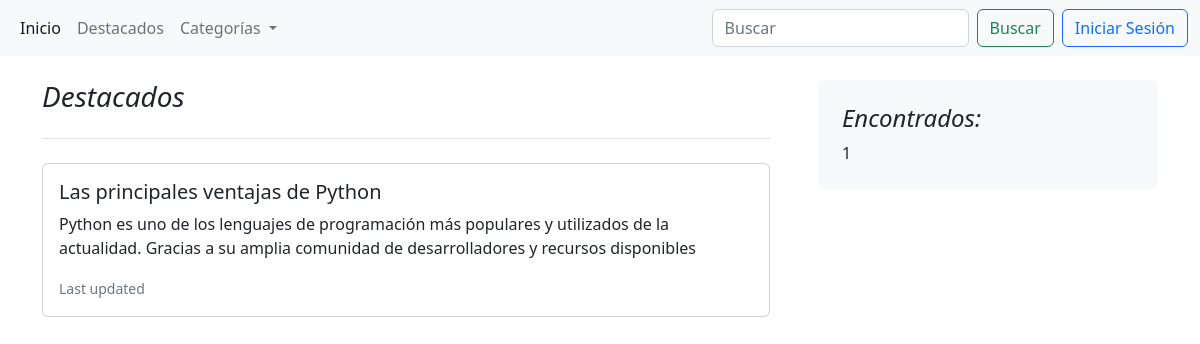
The app's page /category/python with its own data.
### blogs/models.py (models this page shows, shortened)
class Post(models.Model):
    title = models.CharField(max_length=255)
    slug = models.SlugField(unique=True)
    overview = models.TextField()
    date_created = models.DateTimeField(auto_now_add=True)
    content = models.TextField()
    author = models.ForeignKey(settings.AUTH_USER_MODEL, on_delete=models.PROTECT)
    categories = models.ManyToManyField('Category')
    featured = models.BooleanField(default=False)
    image = models.ImageField(upload_to='post_images/', blank=True, null=True)
    class Meta:
        ordering = ["-date_created"]

### blogs/views.py (the view)
# urls.py: path('category/<slug:slug>', views.CategoryListView.as_view(), name='category'),
class CategoryListView(generic.ListView):
    model = Post
    template_name = 'blogs/results.html'
    def get_queryset(self):
        query = self.request.path.replace('/category/', '')
        print(query)
        post_list = Post.objects.filter(categories__slug=query)
        return post_list
    def get_context_data(self, **kwargs):
        context = super().get_context_data(**kwargs)
        context['categories'] = Category.objects.all()
        return context

### blogs/templates/blogs/results.html (shortened to what this page needs)
{% extends 'base.html' %}
{% block content %}
<div class="container-xxl bd-gutter mt-3 my-md-4 bd-layout">
    <main class="container">
        <div class="row g-5">
            <div class="col-md-8">
                <h3 class="pb-4 mb-4 fst-italic border-bottom">
                    Destacados
                </h3>
                {% for post in post_list %}
                    <div class="card mb-3">
                        <div class="card-body">
                            <h5 class="card-title">{{ post.title }}</h5>
                            <p class="card-text">{{ post.overview }}</p>
                            <p class="card-text"><small class="text-muted">Last updated {{ post.pub_date.date }}</small></p>
                        </div>
                    </div>
                {% endfor %}
            </div>
            <div class="col-md-4">
                <div class="position-sticky" style="top: 2rem;">
                    <div class="p-4 mb-3 bg-light rounded">
                        <h4 class="fst-italic">Encontrados:</h4>
                        <p class="mb-0">{{ post_list|length }}</p>
                    </div>
                </div>
            </div>
        </div>
    </main>
</div>
{% endblock %}

### records on screen
Post: title "Las principales ventajas de Python", overview "Python es uno de los lenguajes de programación más populares y utilizados de la actualidad. Gracias a su amplia comunidad de desarrolladores y recursos disponibles"

### other values on screen
{{ post_list|length }} "1"
